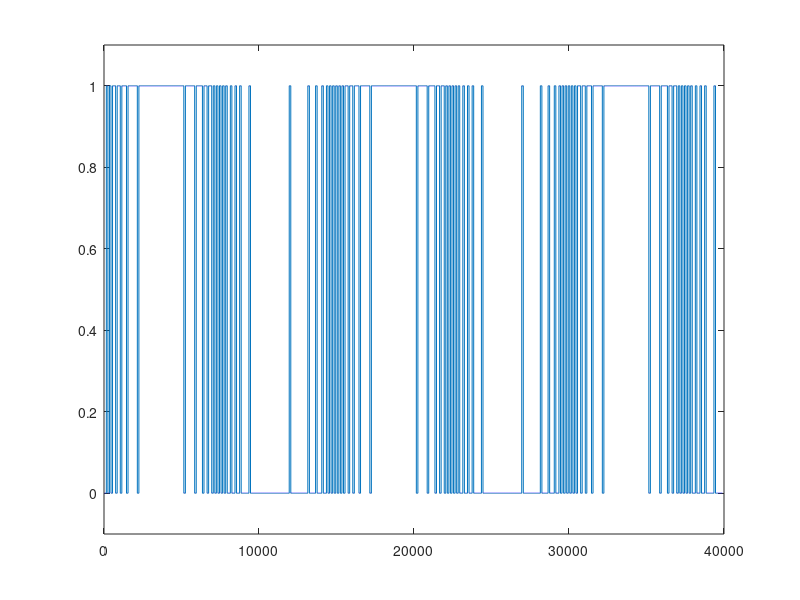

The MATLAB script that drew this image:
inp = sin(2*pi*(1:400)/150); %+/- 1
acc = zeros(1,400);
cmp = zeros(1,400);

for index=1:399,
    acc(index+1) = acc(index) + (inp(index) - sign(acc(index)+eps));
end;

out = interp1((1:400),double(acc > 0),(1:.01:400),'nearest');

figure(1); clf;
plot(out); set(gca,'yLim',[-.1,1.1]);
